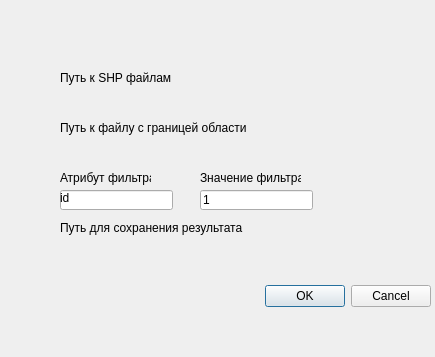
<?xml version="1.0" encoding="UTF-8"?>
<ui version="4.0">
 <class>ClipReprojectDialogBase</class>
 <widget class="QDialog" name="ClipReprojectDialogBase">
  <property name="geometry">
   <rect>
    <x>0</x>
    <y>0</y>
    <width>435</width>
    <height>357</height>
   </rect>
  </property>
  <property name="windowTitle">
   <string>Clip Reproject</string>
  </property>
  <widget class="QDialogButtonBox" name="button_box">
   <property name="geometry">
    <rect>
     <x>90</x>
     <y>280</y>
     <width>341</width>
     <height>32</height>
    </rect>
   </property>
   <property name="orientation">
    <enum>Qt::Horizontal</enum>
   </property>
   <property name="standardButtons">
    <set>QDialogButtonBox::Cancel|QDialogButtonBox::Ok</set>
   </property>
  </widget>
  <widget class="QLabel" name="label">
   <property name="geometry">
    <rect>
     <x>60</x>
     <y>70</y>
     <width>251</width>
     <height>16</height>
    </rect>
   </property>
   <property name="text">
    <string>Путь к SHP файлам</string>
   </property>
  </widget>
  <widget class="QLabel" name="label_2">
   <property name="geometry">
    <rect>
     <x>60</x>
     <y>120</y>
     <width>251</width>
     <height>16</height>
    </rect>
   </property>
   <property name="text">
    <string>Путь к файлу с границей области</string>
   </property>
  </widget>
  <widget class="QLabel" name="label_3">
   <property name="geometry">
    <rect>
     <x>60</x>
     <y>170</y>
     <width>91</width>
     <height>16</height>
    </rect>
   </property>
   <property name="text">
    <string>Атрибут фильтра</string>
   </property>
  </widget>
  <widget class="QLabel" name="label_4">
   <property name="geometry">
    <rect>
     <x>200</x>
     <y>170</y>
     <width>101</width>
     <height>16</height>
    </rect>
   </property>
   <property name="text">
    <string>Значение фильтра</string>
   </property>
  </widget>
  <widget class="QLabel" name="label_5">
   <property name="geometry">
    <rect>
     <x>60</x>
     <y>220</y>
     <width>251</width>
     <height>16</height>
    </rect>
   </property>
   <property name="text">
    <string>Путь для сохранения результата</string>
   </property>
  </widget>
  <widget class="QgsFileWidget" name="result_path">
   <property name="geometry">
    <rect>
     <x>60</x>
     <y>240</y>
     <width>281</width>
     <height>27</height>
    </rect>
   </property>
   <property name="storageMode">
    <enum>QgsFileWidget::GetDirectory</enum>
   </property>
  </widget>
  <widget class="QgsFileWidget" name="adm_shp">
   <property name="geometry">
    <rect>
     <x>60</x>
     <y>140</y>
     <width>281</width>
     <height>27</height>
    </rect>
   </property>
   <property name="filter">
    <string>Shapefiles (*.shp)</string>
   </property>
  </widget>
  <widget class="QgsFileWidget" name="osm_path">
   <property name="geometry">
    <rect>
     <x>60</x>
     <y>90</y>
     <width>281</width>
     <height>27</height>
    </rect>
   </property>
   <property name="storageMode">
    <enum>QgsFileWidget::GetDirectory</enum>
   </property>
  </widget>
  <widget class="QLineEdit" name="field_name">
   <property name="geometry">
    <rect>
     <x>60</x>
     <y>190</y>
     <width>113</width>
     <height>20</height>
    </rect>
   </property>
  </widget>
  <widget class="QLabel" name="label_6">
   <property name="geometry">
    <rect>
     <x>60</x>
     <y>190</y>
     <width>111</width>
     <height>16</height>
    </rect>
   </property>
   <property name="text">
    <string>id</string>
   </property>
  </widget>
  <widget class="QLineEdit" name="field_value">
   <property name="geometry">
    <rect>
     <x>200</x>
     <y>190</y>
     <width>113</width>
     <height>20</height>
    </rect>
   </property>
   <property name="text">
    <string>1</string>
   </property>
  </widget>
  <zorder>button_box</zorder>
  <zorder>label</zorder>
  <zorder>label_2</zorder>
  <zorder>label_3</zorder>
  <zorder>label_4</zorder>
  <zorder>label_5</zorder>
  <zorder>result_path</zorder>
  <zorder>adm_shp</zorder>
  <zorder>osm_path</zorder>
  <zorder>field_name</zorder>
  <zorder>field_value</zorder>
  <zorder>label_6</zorder>
 </widget>
 <customwidgets>
  <customwidget>
   <class>QgsFileWidget</class>
   <extends>QWidget</extends>
   <header>qgsfilewidget.h</header>
  </customwidget>
 </customwidgets>
 <resources/>
 <connections>
  <connection>
   <sender>button_box</sender>
   <signal>accepted()</signal>
   <receiver>ClipReprojectDialogBase</receiver>
   <slot>accept()</slot>
   <hints>
    <hint type="sourcelabel">
     <x>20</x>
     <y>20</y>
    </hint>
    <hint type="destinationlabel">
     <x>20</x>
     <y>20</y>
    </hint>
   </hints>
  </connection>
  <connection>
   <sender>button_box</sender>
   <signal>rejected()</signal>
   <receiver>ClipReprojectDialogBase</receiver>
   <slot>reject()</slot>
   <hints>
    <hint type="sourcelabel">
     <x>20</x>
     <y>20</y>
    </hint>
    <hint type="destinationlabel">
     <x>20</x>
     <y>20</y>
    </hint>
   </hints>
  </connection>
 </connections>
</ui>
